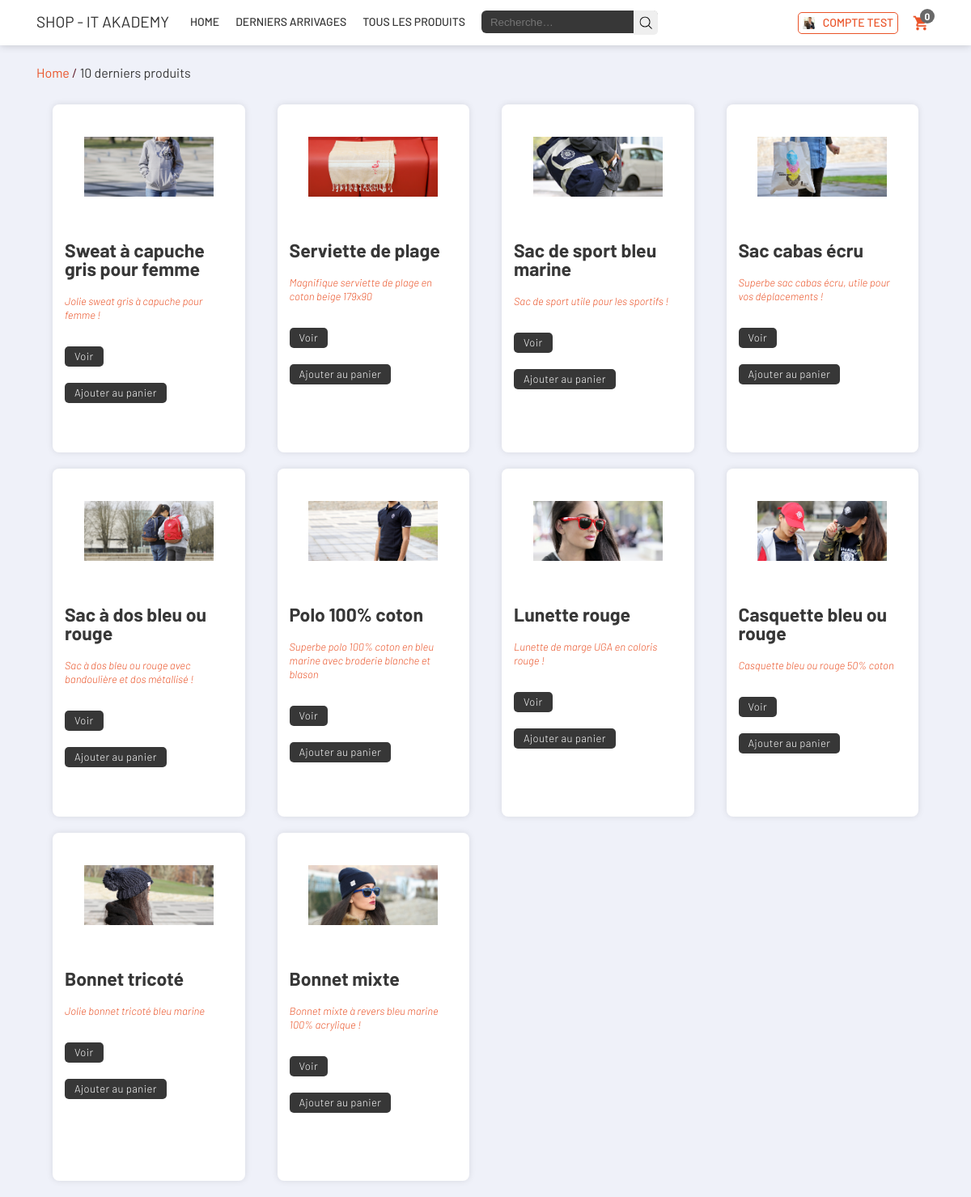
Screenshot of /derniers-arrivages.php (signed in) with the database file from the repository.
### tables this page shows
CREATE TABLE `shop_utilisateurs` (
  `uid` int(11) NOT NULL,
  `nom` varchar(100) NOT NULL,
  `prenom` varchar(100) NOT NULL,
  `email` varchar(255) NOT NULL,
  `lvl` bigint(1) NOT NULL,
  `passwd` varchar(255) NOT NULL,
  `cle_salage` char(128) NOT NULL,
  `actif` bigint(1) NOT NULL,
  `ip` varchar(255) NOT NULL,
  `adresse` text,
  `cp` int(5) DEFAULT NULL,
  `ville` varchar(150) DEFAULT NULL,
  `telephone` varchar(75) DEFAULT NULL
);

CREATE TABLE `shop_products` (
  `id_product` int(11) NOT NULL,
  `img` varchar(255) NOT NULL,
  `name` varchar(255) NOT NULL,
  `short_description` varchar(150) NOT NULL,
  `description` text,
  `prix` float NOT NULL,
  `stock` int(11) NOT NULL,
  `actif` bigint(1) DEFAULT NULL,
  `date` timestamp NOT NULL
);

### derniers-arrivages.php (the view, shortened to what this page needs)
<?php
include 'header.php';
?>
<div class="marge">
    <div class="page-header">
        <ol class="breadcrumb">
            <li class="breadcrumb-item">
                <a href="./home.php">Home</a>
            </li>
            /
            <li class="breadcrumb-item active" aria-current="page">
                <span>10 derniers produits</span>
            </li>
        </ol>
    </div>
</div>
<section id="home2">
    <div class="marge">
        <ul id="articles">
            <?
            $listeArticles = "SELECT * FROM shop_products WHERE actif = 1 ORDER BY date DESC LIMIT 10";
            $req_listeArticles = $mysqli->query($listeArticles);
            while($row = $req_listeArticles->fetch_array()) {
                echo "<li>";
                echo "<a id=\"imgproduit\" class=\"imgtop\" href=\"article.php?id_product=".$row["id_product"]."\"><img src='uploads/" . $row["img"] . "' /></a>";
                echo "<div class='texte'>";
                echo "<h2><a href=\"article.php?id_product=".$row["id_product"]."\">" . $row["name"] . "</a></h2>";
                echo "<p>".$row["short_description"]."</p>";
                echo "<a id=\"bouton_voir\" href=\"article.php?id_product=".$row["id_product"]."\">Voir</a>";
                echo "<a id=\"bouton_add\" href=\"panier.php?action=ajout&amp;l=".$row['name']."&amp;q=1&amp;p=".$row['prix']."\">Ajouter au panier</a>";
                echo "</div>";
                echo "</li>";
            }
            ?>
        </ul>
    </div>
</section>
</body>
</html>

### header.php (shortened to what this page needs)
<?php
require("includes/config.php");
if(!empty($_SESSION['uid'])) {
    $uid = $_SESSION["uid"];
    $select_user = "SELECT nom, prenom, email, adresse, cp, ville, telephone FROM shop_utilisateurs WHERE uid = '$uid'";
    $req_select_user = $mysqli->query($select_user);
    $row_select_user = $req_select_user->fetch_array();
    $nom = $row_select_user["nom"];
    $prenom = $row_select_user["prenom"];
}
?>
<!DOCTYPE html>
<html lang="fr">
<head>
    <link rel="stylesheet" href="./css/style.css" type='text/css' media='all' />
    <link rel="stylesheet" href="./css/responsive.css" type='text/css' media='all' />
</head>
<body>
<header>
    <div class="marge">
        <a href="./index.php" id="logoheader">Shop - IT Akademy</a>
        <div class="menu_header" id="header">
            <ul id="menu">
                <li>
                    <a href="index.php">Home</a>
                </li>
                <li>
                    <a href="./derniers-arrivages.php">Derniers arrivages</a>
                </li>
                <li>
                    <a href="./allProducts.php">Tous les produits</a>
                </li>
            </ul>
        </div>
        <div class="form_recherche">
            <form action="recherche.php" method="get">
                <div class="formulaire">
                    <input name="q" class="formulaire_rechercher" value="" autocomplete="off" autocorrect="off" autocapitalize="off" spellcheck="false" class="form" type="text" placeholder="Recherche…">
                    <input type="submit" class="bouton_rechercher" />
                </div>
            </form>
        </div>
        <div class="panier">
            <a href="panier.php" id="panier" rel="nofollow">
                <span id="item_panier"><?php
                if(!isset($_SESSION['panier']['libelleProduit']))
                    echo "0";
                else
                    echo count($_SESSION['panier']['libelleProduit']); ?></span>
            </a>
        </div>
        <?php
        if(!empty($_SESSION["uid"])) {  ?>
        <div class="connexion">
            <a  id="btnpanel" class="panel-user">
            <div class="avatar">
                <img src="img/profil-1.png">
            </div>
            <?php echo $prenom . ' ' . $nom; ?>
        </a>
        </div>
        <?php } ?>
</header>
<main>

### rows the page displays
shop_utilisateurs: prenom "COMPTE", nom "TEST"
shop_products: img (picture), name "Sweat à capuche gris pour femme", short_description "Jolie sweat gris à capuche pour femme !"
shop_products: img (picture), name "Serviette de plage", short_description "Magnifique serviette de plage en coton beige 179x90"
shop_products: img (picture), name "Sac de sport bleu marine", short_description "Sac de sport utile pour les sportifs !"
shop_products: img (picture), name "Sac cabas écru", short_description "Superbe sac cabas écru, utile pour vos déplacements !"
shop_products: img (picture), name "Sac à dos bleu ou rouge", short_description "Sac à dos bleu ou rouge avec bandoulière et dos métallisé !"
shop_products: img (picture), name "Polo 100% coton", short_description "Superbe polo 100% coton en bleu marine avec broderie blanche et blason"
shop_products: img (picture), name "Lunette rouge", short_description "Lunette de marge UGA en coloris rouge !"
shop_products: img (picture), name "Casquette bleu ou rouge", short_description "Casquette bleu ou rouge 50% coton"
shop_products: img (picture), name "Bonnet tricoté", short_description "Jolie bonnet tricoté bleu marine"
shop_products: img (picture), name "Bonnet mixte", short_description "Bonnet mixte à revers bleu marine 100% acrylique !"
